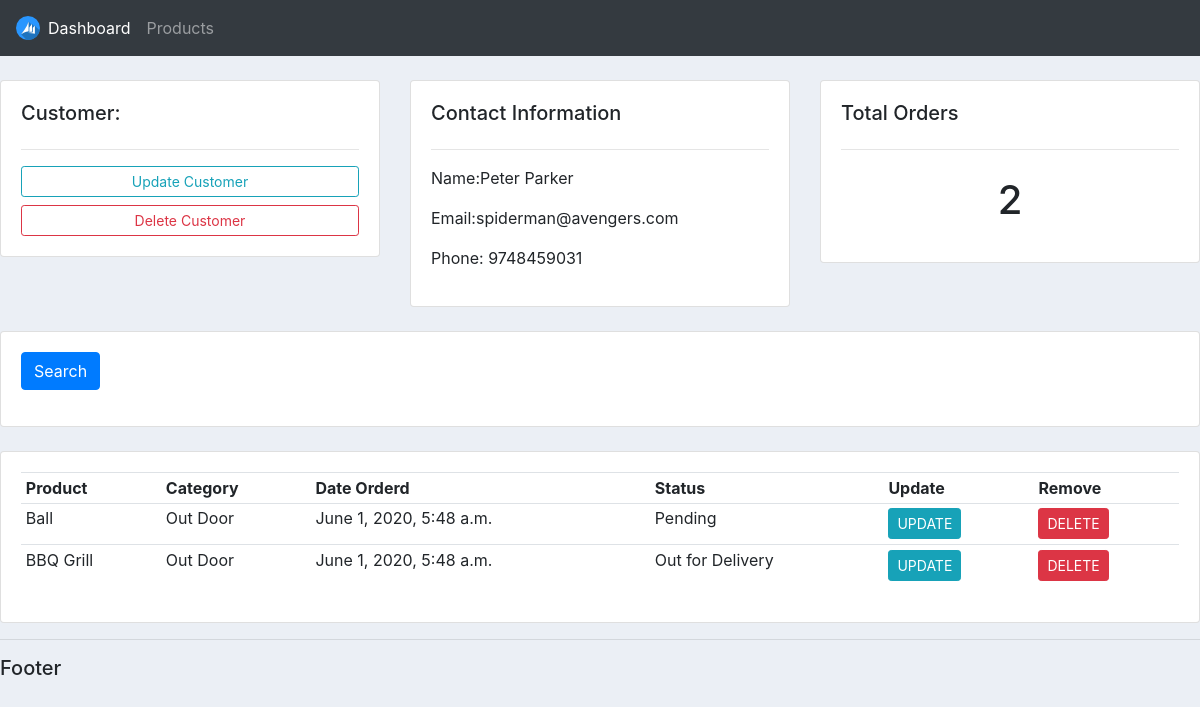
The app's page /customer/2/, older data.
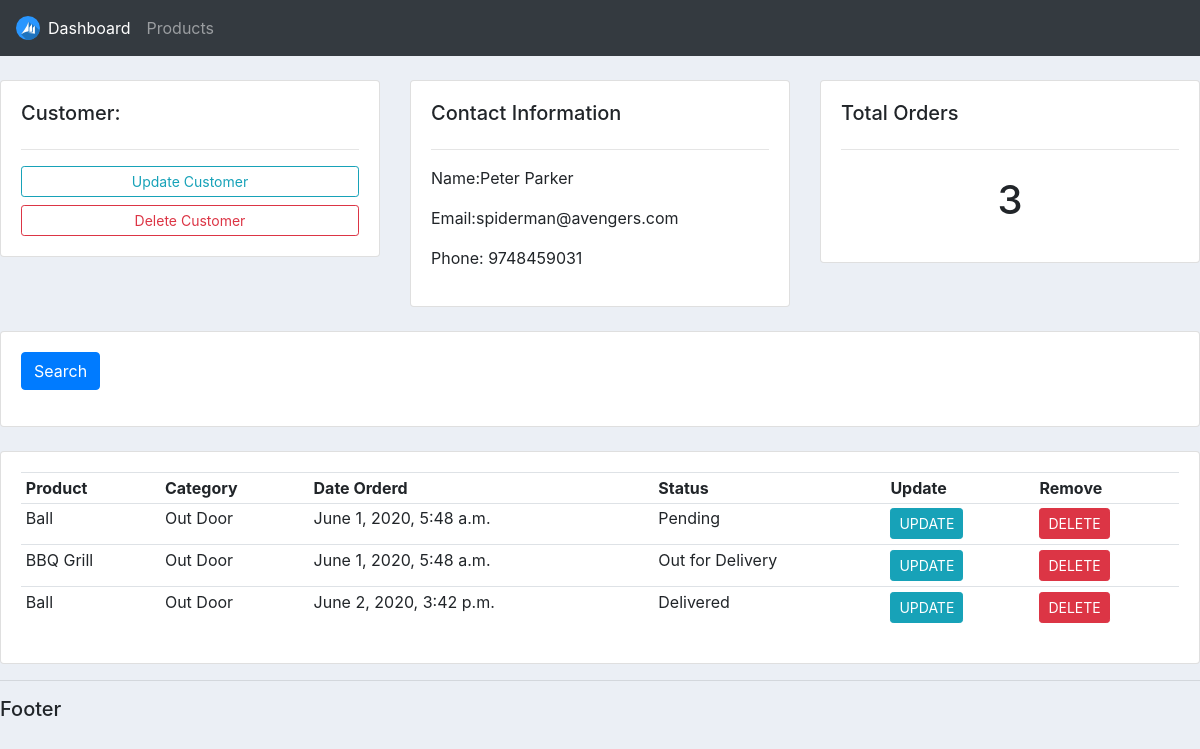
The same page, newer data.
### accounts/models.py (models this page shows)
class Order(models.Model):
    STATUS = (
            ('Pending','Pending'),
            ('Out for Delivery','Out for Delivery'),
            ('Delivered','Delivered'),
            )
    customer = models.ForeignKey(Customer,null=True,on_delete=models.SET_NULL)
    product  = models.ForeignKey(Product,null=True,on_delete=models.SET_NULL)
    date_created = models.DateTimeField(auto_now_add=True,null=True)
    status       = models.CharField(max_length=200,null=True,choices=STATUS)

class Product(models.Model):
    CATEGORY = (
            ('Indoor','Indoor'),
            ('Out Door','Out Door'),
            )
    name        = models.CharField(max_length=200,null=True)
    price       = models.FloatField(null=True)
    category    = models.CharField(max_length=200,null=True,choices=CATEGORY)
    description = models.CharField(max_length=200,null=True,blank=True)
    date_created= models.DateTimeField(auto_now_add=True,null=True)
    tags = models.ManyToManyField(Tag)
    def __str__(self):
        return self.name

### accounts/views.py (the view)
# urls.py: path('customer/<str:pk_test>/',customer,name='customer'),
def customer(request,pk_test):
    customer = Customer.objects.get(id=pk_test)
    orders = customer.order_set.all()
    order_count = orders.count()
    context = {'customer':customer,'orders':orders,'order_count':order_count}
    template_name = 'accounts/customer.html'
    return render(request,template_name,context)

### accounts/templates/accounts/customer.html
{% extends 'accounts/main.html' %}
{% block content %}
<br>
<div class="row">
	<div class="col-md">
		<div class="card card-body">
			<h5>Customer:</h5>
			<hr>
			<a class="btn btn-outline-info  btn-sm btn-block" href="">Update Customer</a>
			<a class="btn btn-outline-danger  btn-sm btn-block" href="">Delete Customer</a>
		</div>
	</div>
	<div class="col-md">
		<div class="card card-body">
			<h5>Contact Information</h5>
			<hr>
			<P>Name:{{ customer.name }}</P>
			<p>Email:{{ customer.email }} </p>
			<p>Phone: {{ customer.phone }}</p>
		</div>
	</div>
	<div class="col-md">
		<div class="card card-body">
			<h5>Total Orders</h5>
			<hr>
			<h1 style="text-align: center;padding: 10px">{{order_count}}</h1>
		</div>
	</div>
</div>
<br>
<div class="row">
	<div class="col">
		<div class="card card-body">
			<form method="get">
		    <button class="btn btn-primary" type="submit">Search</button>
		  </form>
		</div>
	</div>
</div>
<br>
<div class="row">
	<div class="col-md">
		<div class="card card-body">
			<table class="table table-sm">
				<tr>
					<th>Product</th>
					<th>Category</th>
					<th>Date Orderd</th>
					<th>Status</th>
					<th>Update</th>
					<th>Remove</th>
				</tr>
				{% for order in orders %}
					<tr>
						<td>{{order.product}}</td>
						<td>{{order.product.category}}</td>
						<td>{{order.date_created}}</td>
						<td>{{order.status}}</td>
						<td><a class="btn btn-sm btn-info" href="">UPDATE</a></td>
						<td><a class="btn btn-sm btn-danger" href="">DELETE</a></td>
					</tr>
				{% endfor %}
			</table>
		</div>
	</div>
</div>
{% endblock %}

Row changes from the older to the newer data that the page shows:
added Order: product "Ball", product.category "Out Door", date_created "June 2, 2020, 3:42 p.m.", status "Delivered"
Text that changed along with them:
{{ order_count }}: "2" → "3"
